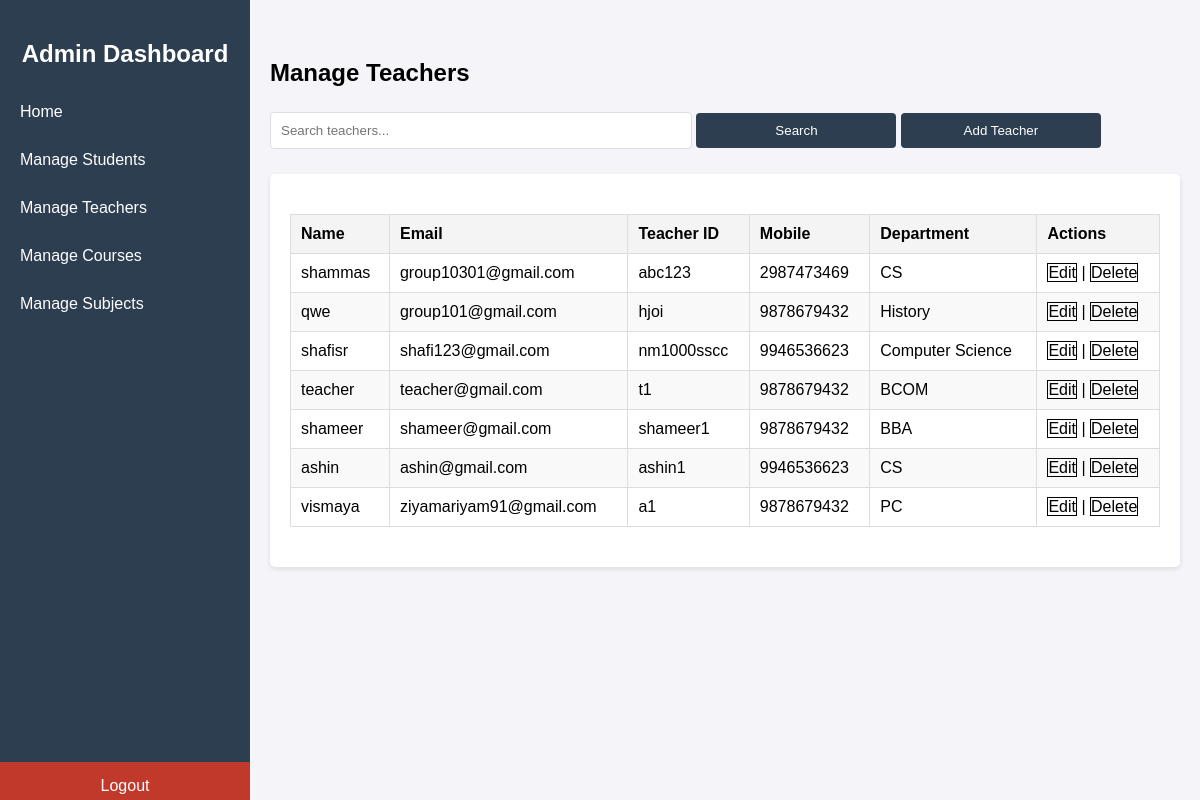
/manage-teacher/, run on an earlier commit of the app's database.
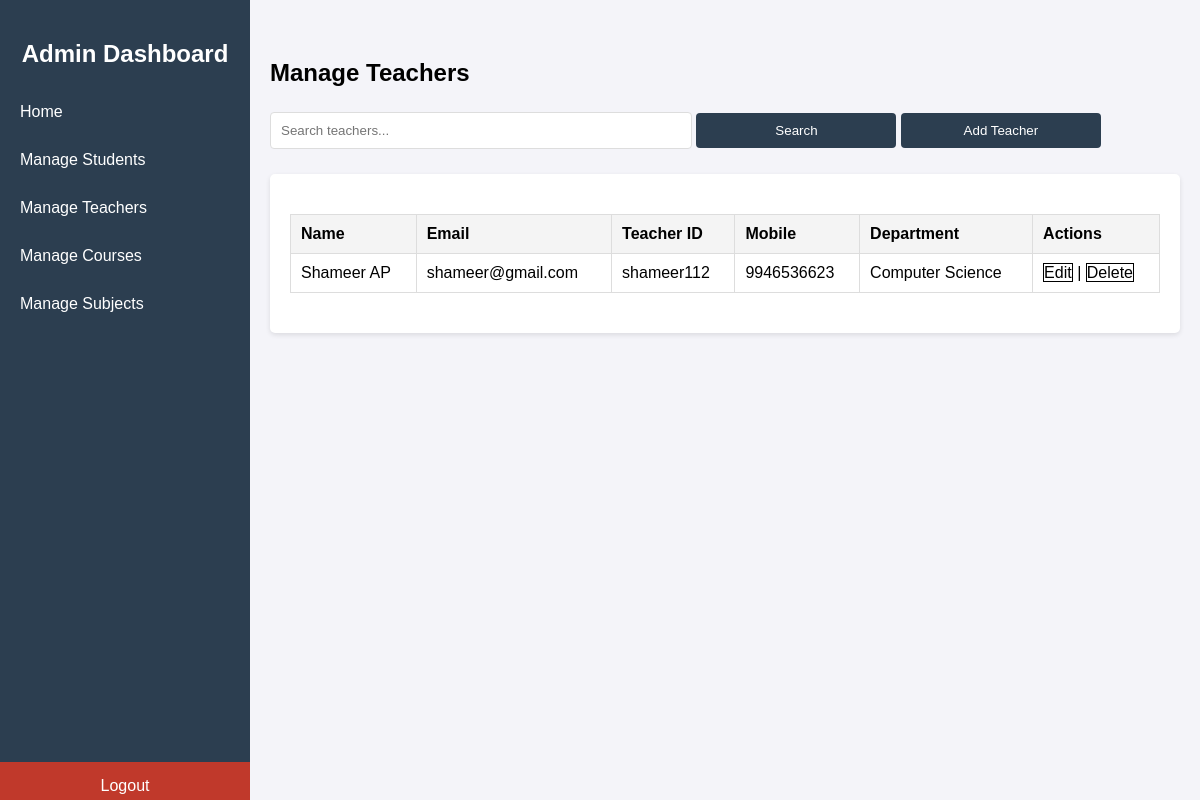
And on a later commit of the database.
### GradeWireapp/models.py (models this page shows)
class Teacher(models.Model):
    name=models.CharField(max_length=30)
    email=models.EmailField(unique=True)
    teacher_id=models.CharField(max_length=20,unique=True)
    mobile = models.CharField(max_length=10,default='mobile')  # Changed from IntegerField to CharField
    password=models.CharField(max_length=15)
    department=models.CharField(max_length=30)

### GradeWireapp/views.py (the view)
# urls.py: path('manage-teacher/', views.manage_teacher_view,name='ManageTeacher'),
def manage_teacher_view(request):
    teachers = models.Teacher.objects.all()
    return render(request, 'admin_mg_teacher.html',{'teacher':teachers})

### templates/admin_mg_teacher.html (shortened to what this page needs)
{% load static %}
<!DOCTYPE html>
<html lang="en">
<head>
    <link rel="stylesheet" type="text/css" href="{% static 'assets/css/admin-style.css'%}">
</head>
<body>
    <div class="menu-toggle" onclick="toggleSidebar()">☰ Menu</div>
    <div class="sidebar">
        <h2>Admin Dashboard</h2>
        <a href="{% url 'adminHome' %}" onclick="showSection('home')">Home</a>
        <a href="{% url 'ManageStudent' %}"  >Manage Students</a>
        <a href="{% url 'ManageTeacher' %}" >Manage Teachers</a>
        <a href="{% url 'ManageCourse' %}" >Manage Courses</a>
        <a href="{% url 'ManageSubject' %}" >Manage Subjects</a>
        <a href="{% url 'logout' %}" class="logout" id="logoutButton" >Logout</a>
    </div>
    <div class="content">
        <div id="manage-teachers" class="section active">
            <h2>Manage Teachers</h2>
            <div class="form-container">
                <input type="text" id="searchTeacher" placeholder="Search teachers..." oninput="searchTeacher()" style=" width: 400px;"  />
                <button onclick="searchTeacher()" style="    width: 200px;">Search</button>
                <button onclick="toggleAddTeacherForm()" style="    width: 200px;">Add Teacher</button>
            </div>
            <div class="table-container">
                <table>
                    <thead>
                        <tr>
                            <th>Name</th>
                            <th>Email</th>
                            <th>Teacher ID</th>
                            <th>Mobile</th>
                            <th>Department</th>
                            <th>Actions</th>
                        </tr>
                    </thead>
                    <tbody id="teacherTableBody">
                        {% for t in teacher %}
                        <tr>
                            <td>{{ t.name }}</td>
                            <td>{{ t.email }}</td>
                            <td>{{ t.teacher_id }}</td>
                            <td>{{ t.mobile }}</td>
                            <td>{{ t.department }}</td>
                            <td>
                                <a href="{% url 'edit_teacher' t.id %}"  style="border: 1px solid; text-decoration: none; color: black;">Edit</a> |
                                <a href="{% url 'delete_teacher' t.id %}" onclick="return confirm('Are you sure you want to delete this teacher?');" style="border: 1px solid; text-decoration: none; color: black;">Delete</a>
                            </td>
                        </tr>
                        {% endfor %}
                    </tbody>
                </table>
            </div>
        </div>
</div>
</body>
</html>

What changed in the data, as far as the page shows it:
removed Teacher: name "shammas", email "group10301@gmail.com", teacher_id "abc123", mobile "2987473469", department "CS"
removed Teacher: name "qwe", email "group101@gmail.com", teacher_id "hjoi", mobile "9878679432", department "History"
removed Teacher: name "shafisr", email "shafi123@gmail.com", teacher_id "nm1000sscc", mobile "9946536623", department "Computer Science"
removed Teacher: name "teacher", email "teacher@gmail.com", teacher_id "t1", mobile "9878679432", department "BCOM"
removed Teacher: name "shameer", email "shameer@gmail.com", teacher_id "shameer1", mobile "9878679432", department "BBA"
removed Teacher: name "ashin", email "ashin@gmail.com", teacher_id "ashin1", mobile "9946536623", department "CS"
removed Teacher: name "vismaya", email "ziyamariyam91@gmail.com", teacher_id "a1", mobile "9878679432", department "PC"
added Teacher: name "Shameer AP", email "shameer@gmail.com", teacher_id "shameer112", mobile "9946536623", department "Computer Science"
